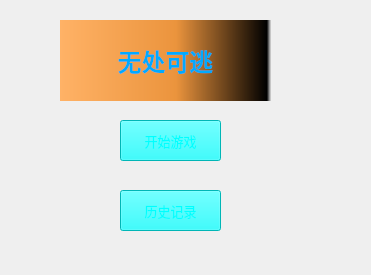
<?xml version="1.0" encoding="UTF-8"?>
<ui version="4.0">
 <class>Startgame</class>
 <widget class="QWidget" name="Startgame">
  <property name="geometry">
   <rect>
    <x>0</x>
    <y>0</y>
    <width>371</width>
    <height>275</height>
   </rect>
  </property>
  <property name="windowTitle">
   <string>Form</string>
  </property>
  <property name="styleSheet">
   <string notr="true">background-image: url(:/resource/background.png);</string>
  </property>
  <widget class="QPushButton" name="pushButton">
   <property name="geometry">
    <rect>
     <x>120</x>
     <y>120</y>
     <width>101</width>
     <height>41</height>
    </rect>
   </property>
   <property name="font">
    <font>
     <family>Adobe 黑体 Std R</family>
     <pointsize>10</pointsize>
    </font>
   </property>
   <property name="styleSheet">
    <string notr="true">background-color: rgb(0, 255, 255);
color: rgb(0, 255, 255);</string>
   </property>
   <property name="text">
    <string>开始游戏</string>
   </property>
   <property name="iconSize">
    <size>
     <width>21</width>
     <height>21</height>
    </size>
   </property>
  </widget>
  <widget class="QPushButton" name="pushButton_2">
   <property name="geometry">
    <rect>
     <x>120</x>
     <y>190</y>
     <width>101</width>
     <height>41</height>
    </rect>
   </property>
   <property name="font">
    <font>
     <family>Adobe 黑体 Std R</family>
     <pointsize>10</pointsize>
    </font>
   </property>
   <property name="styleSheet">
    <string notr="true">background-color: rgb(0, 255, 255);
color: rgb(0, 255, 255);</string>
   </property>
   <property name="text">
    <string>历史记录</string>
   </property>
  </widget>
  <widget class="QWidget" name="widget" native="true">
   <property name="geometry">
    <rect>
     <x>0</x>
     <y>0</y>
     <width>371</width>
     <height>281</height>
    </rect>
   </property>
   <property name="styleSheet">
    <string notr="true">background-image: url(:/resource/background.png);</string>
   </property>
   <widget class="QLabel" name="label">
    <property name="geometry">
     <rect>
      <x>60</x>
      <y>20</y>
      <width>211</width>
      <height>81</height>
     </rect>
    </property>
    <property name="font">
     <font>
      <family>Bahnschrift SemiBold</family>
      <pointsize>18</pointsize>
      <weight>75</weight>
      <bold>true</bold>
     </font>
    </property>
    <property name="layoutDirection">
     <enum>Qt::LeftToRight</enum>
    </property>
    <property name="styleSheet">
     <string notr="true">background-color: qlineargradient(spread:pad, x1:0, y1:0, x2:1, y2:0, stop:0 rgba(255, 178, 102, 255), stop:0.55 rgba(235, 148, 61, 255), stop:0.98 rgba(0, 0, 0, 255), stop:1 rgba(0, 0, 0, 0));
color: rgb(85, 170, 255);
color: rgb(0, 170, 255);</string>
    </property>
    <property name="text">
     <string>无处可逃</string>
    </property>
    <property name="alignment">
     <set>Qt::AlignCenter</set>
    </property>
   </widget>
  </widget>
  <zorder>widget</zorder>
  <zorder>pushButton_2</zorder>
  <zorder>pushButton</zorder>
 </widget>
 <resources/>
 <connections/>
</ui>
